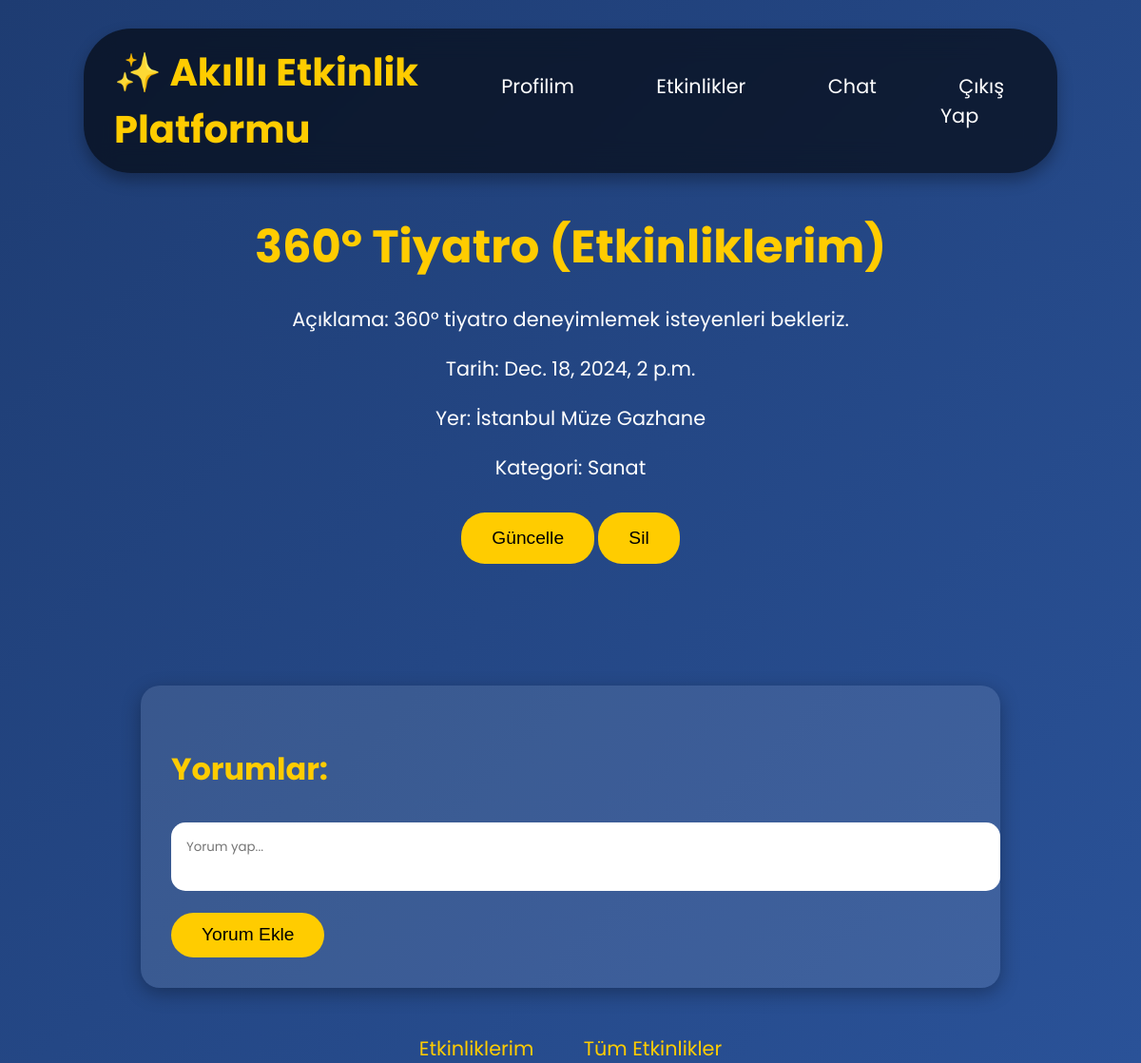
Screenshot of /events/myevents/49/ (signed in) with the database file from the repository.
### events/models.py (models this page shows, shortened)
class Event(models.Model):
    name = models.CharField(max_length=200)
    description = models.TextField()
    date = models.DateTimeField()
    duration = models.DurationField(null=True, blank=True)
    location = models.CharField(max_length=300)
    category = models.CharField(max_length=100)
    owner = models.ForeignKey(settings.AUTH_USER_MODEL, on_delete=models.CASCADE, related_name='owned_events')  # Etkinliğin sahibi
    participants = models.ManyToManyField(User, through='Participation')
    latitude = models.FloatField(blank=True, null=True)  # Enlem bilgisi
    longitude = models.FloatField(blank=True, null=True)  # Boylam bilgisi

### events/views.py (the view, shortened to what this page needs)
# urls.py: path('myevents/<int:event_id>/', views.myevent_detail, name='myevent_detail'),
@login_required
def myevent_detail(request, event_id):
    event = get_object_or_404(Event, pk=event_id, participants=request.user)
    messages_list = Message.objects.filter(event=event)
    return render(request, 'events/myevent_detail.html', {'event': event, 'messages_list': messages_list})

### events/templates/events/myevent_detail.html (shortened to what this page needs)
<!DOCTYPE html>
<html lang="en">
<head>
</head>
<body>
    <div class="floating-navbar">
        <a href="{% url 'homepage' %}" class="navbar-logo">✨ Akıllı Etkinlik Platformu</a>
        <ul class="menu-items">
            <li><a href="{% url 'profile' request.user.id %}" class="active">Profilim</a></li>
            <li>
                <a href="#">Etkinlikler</a>
            </li>
            <li><a href="#">Chat</a></li>
            <li><a href="{% url 'logout' %}">Çıkış Yap</a></li>
        </ul>
    </div>
    <div class="event-detail-section">
        <h1>{{ event.name }} (Etkinliklerim)</h1>
        <p>Açıklama: {{ event.description }}</p>
        <p>Tarih: {{ event.date }}</p>
        <p>Yer: {{ event.location }}</p>
        <p>Kategori: {{ event.category }}</p>
        <div class="participation-form">
            <form method="post">
                {% if event.owner == request.user %}
                    <button type="submit" name="update_event">Güncelle</button>
                    <button type="submit" name="delete_event">Sil</button>
                {% else %}
                    <button type="submit" name="remove_participation">Etkinlikten Çıkar</button>
                {% endif %}
            </form>
        </div>
    </div>
    <div class="comments-section">
        <h3>Yorumlar:</h3>
        <div class="comment-form">
            <form method="post">
                <textarea name="message" placeholder="Yorum yap..."></textarea><br>
                <button type="submit" name="add_message">Yorum Ekle</button>
            </form>
        </div>
    </div>
    <div class="links-section">
        <a href="{% url 'my_events' %}">Etkinliklerim</a>
        <a href="{% url 'event_list' %}">Tüm Etkinlikler</a>
    </div>
</body>
</html>

### events/templates/events/myevent_detail.html (style rules this page uses)
body { font-family: 'Poppins', sans-serif; background: linear-gradient(135deg, #1e3c72, #2a5298); color: #ffffff; margin: 0; padding: 0; overflow-x: hidden; }
.floating-navbar { background: rgba(0, 0, 0, 0.6); box-shadow: 0 8px 16px rgba(0, 0, 0, 0.3); padding: 1rem 2rem; position: fixed; top: 30px; left: 50%; transform: translateX(-50%); z-index: 100; display: flex; justify-content: space-between; align-items: center; border-radius: 50px; backdrop-filter: blur(15px); width: 80%; }
.navbar-logo { font-size: 2.5rem; color: #ffcc00; font-weight: bold; text-decoration: none; transition: transform 0.4s; }
.menu-items { display: flex; list-style: none; padding: 0; margin: 0; }
.menu-items li { margin: 0 1.5rem; transition: transform 0.4s; position: relative; }
.menu-items li a { color: #ffffff; text-decoration: none; font-size: 1.3rem; padding: 0.6rem 1.2rem; border-radius: 30px; transition: background-color 0.4s, color 0.4s; }
.event-detail-section { text-align: center; margin-top: 10rem; padding: 2rem; }
.event-detail-section h1 { font-size: 3rem; color: #ffcc00; margin-bottom: 1.5rem; font-family: 'Poppins', sans-serif; }
.event-detail-section p { font-size: 1.3rem; margin-bottom: 1rem; color: #ffffff; }
.participation-form { margin: 2rem 0; }
.participation-form button { background-color: #ffcc00; color: #000; border: none; padding: 1rem 2rem; border-radius: 25px; font-size: 1.2rem; cursor: pointer; transition: background-color 0.3s, transform 0.3s; }
.comments-section { margin-top: 4rem; padding: 2rem; background: rgba(255, 255, 255, 0.1); border-radius: 20px; max-width: 70%; margin-left: auto; margin-right: auto; box-shadow: 0 6px 20px rgba(0, 0, 0, 0.3); }
.comments-section h3 { font-size: 2rem; color: #ffcc00; margin-bottom: 1.5rem; }
.comment-form { margin-top: 2rem; }
.comment-form textarea { width: 100%; padding: 1rem; border-radius: 15px; border: none; resize: none; font-family: 'Poppins', sans-serif; }
.comment-form button { background-color: #ffcc00; color: #000; border: none; padding: 0.8rem 2rem; border-radius: 25px; font-size: 1.2rem; cursor: pointer; margin-top: 1rem; transition: background-color 0.3s, transform 0.3s; }
.links-section { margin-top: 3rem; text-align: center; }
.links-section a { color: #ffcc00; font-size: 1.3rem; text-decoration: none; margin: 0 1.5rem; transition: color 0.3s; }

### rows the page displays
Event: name "360° Tiyatro", description "360° tiyatro deneyimlemek isteyenleri bekleriz.", date "Dec. 18, 2024, 2 p.m.", location "İstanbul Müze Gazhane", category "Sanat"
